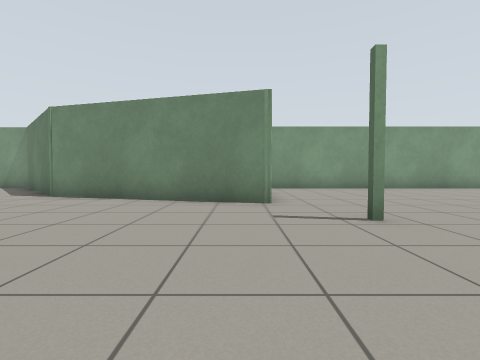
[1] (above)

16 first-person views from a walk through a world built for the Gazebo simulator. The camera is 0.72 m above the floor, tilts 2° down and sees 85° across. The floor is counted in squares, 1 m on a side. Each view is taken from the middle of a square. On the plan, view 1 faces up. The plan holds only what a view shows up to about 9 squares ahead; the rest is blank.

[2]
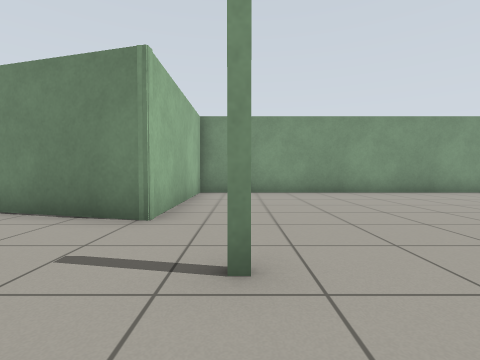

[3]
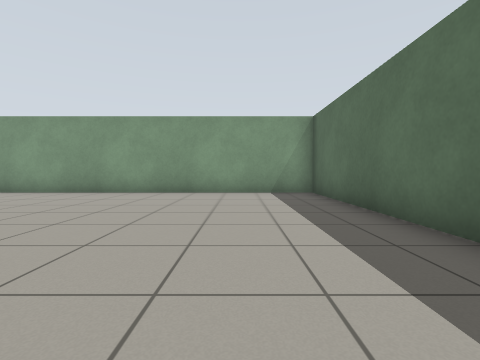

[4]
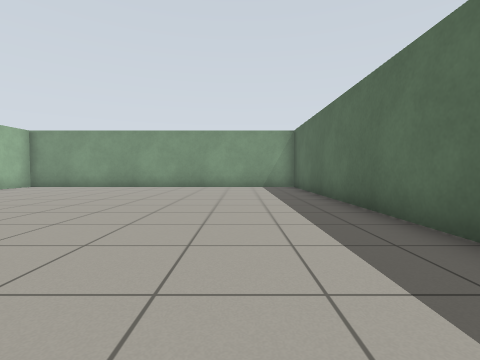

[5]
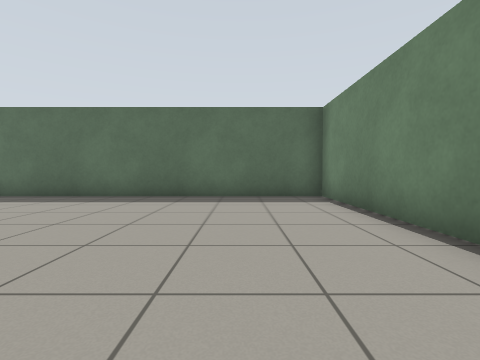

[6]
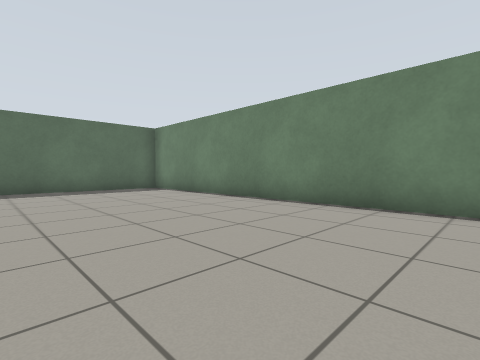

[7]
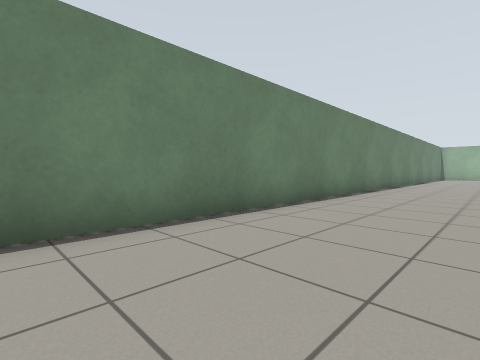

[8]
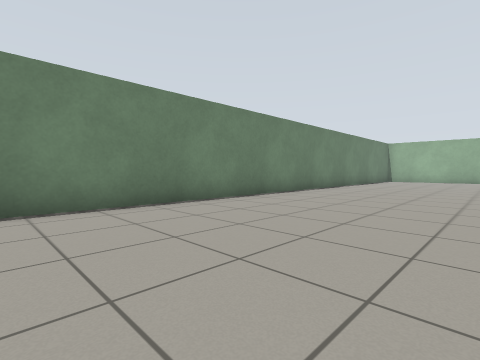

[9]
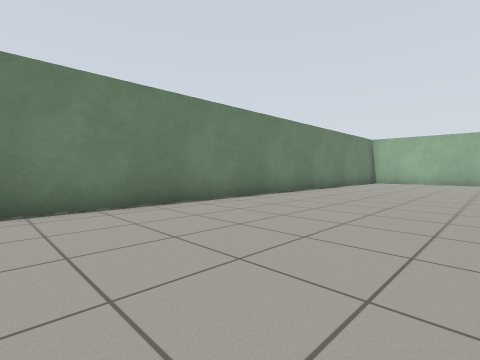

[10]
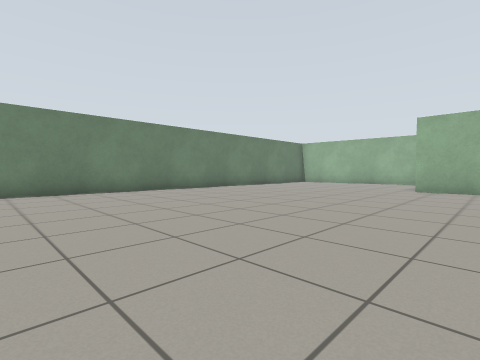

[11]
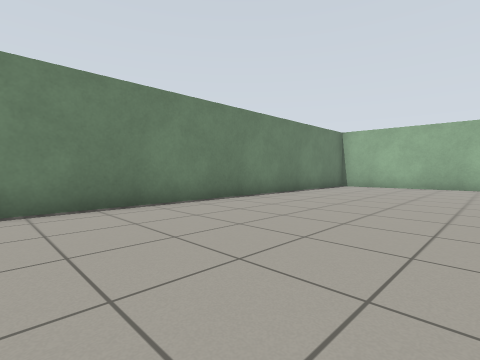

[12]
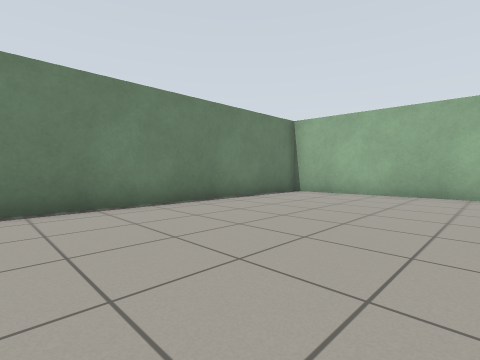

[13]
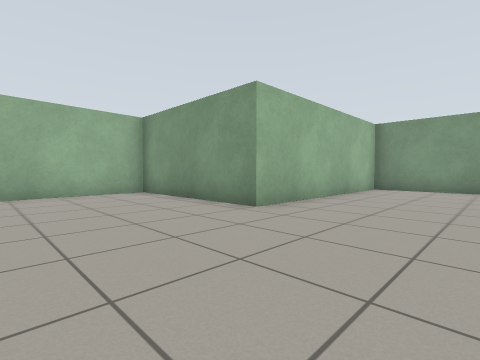

[14]
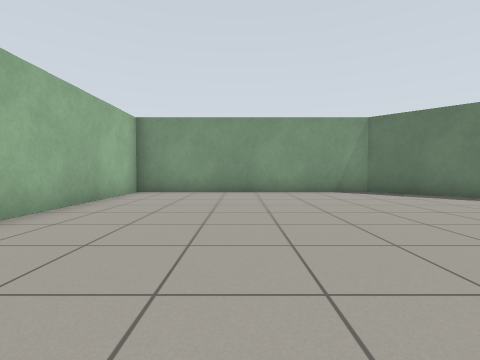

[15]
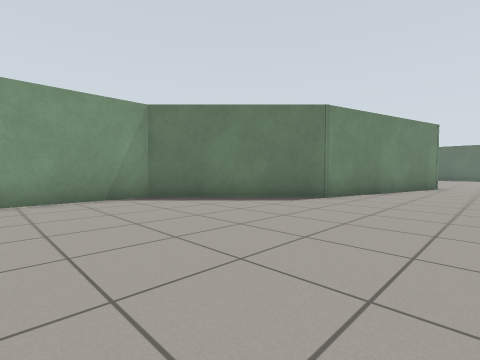

[16]
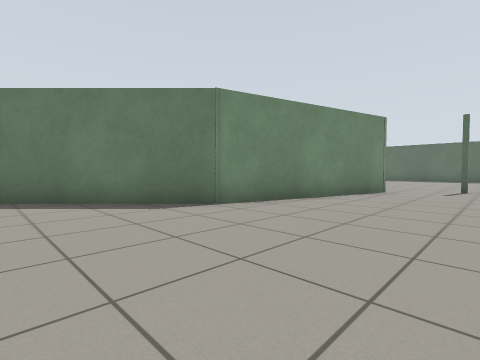

### Floor plan
Points are (right, up) in squares from view 1. A wall is a line through its corners. A room is listed if a view was taken in it or the views show most of it. See-through windows are left out.
Room 1 (views 1, 2, 3, 4, 5, 6, 7, 8, 9, 10, 11, 12, 13, 14, 15, 16)
walls: (-20.5, -3.3) (12.4, -3.3) (12.4, 10.6) (0.7, 10.6) (0.7, 5.8) (-5.3, 7.4) (-8.6, 10.6) (-16.5, 10.6) (-16.5, 3.9) (-21.6, 3.9) (-21.1, -2.7)

Where each view was taken, in squares from view 1:
view 1: 0 up, 0 right, facing up
view 2: 2 up, 2 right, facing up
view 3: 2 up, 10 right, facing up
view 4: 1 down, 10 right, facing up
view 5: 1 down, 5 right, facing right
view 6: 2 up, 2 right, facing down-right
view 7: 0 up, 4 right, facing down-left
view 8: 2 up, 2 left, facing down-left
view 9: 2 up, 5 left, facing down-left
view 10: 6 up, 6 left, facing down-left
view 11: 2 up, 9 left, facing down-left
view 12: 2 up, 13 left, facing down-left
view 13: 0 up, 13 left, facing up-left
view 14: 2 up, 13 left, facing up
view 15: 4 up, 12 left, facing up-right
view 16: 3 up, 9 left, facing up-right
